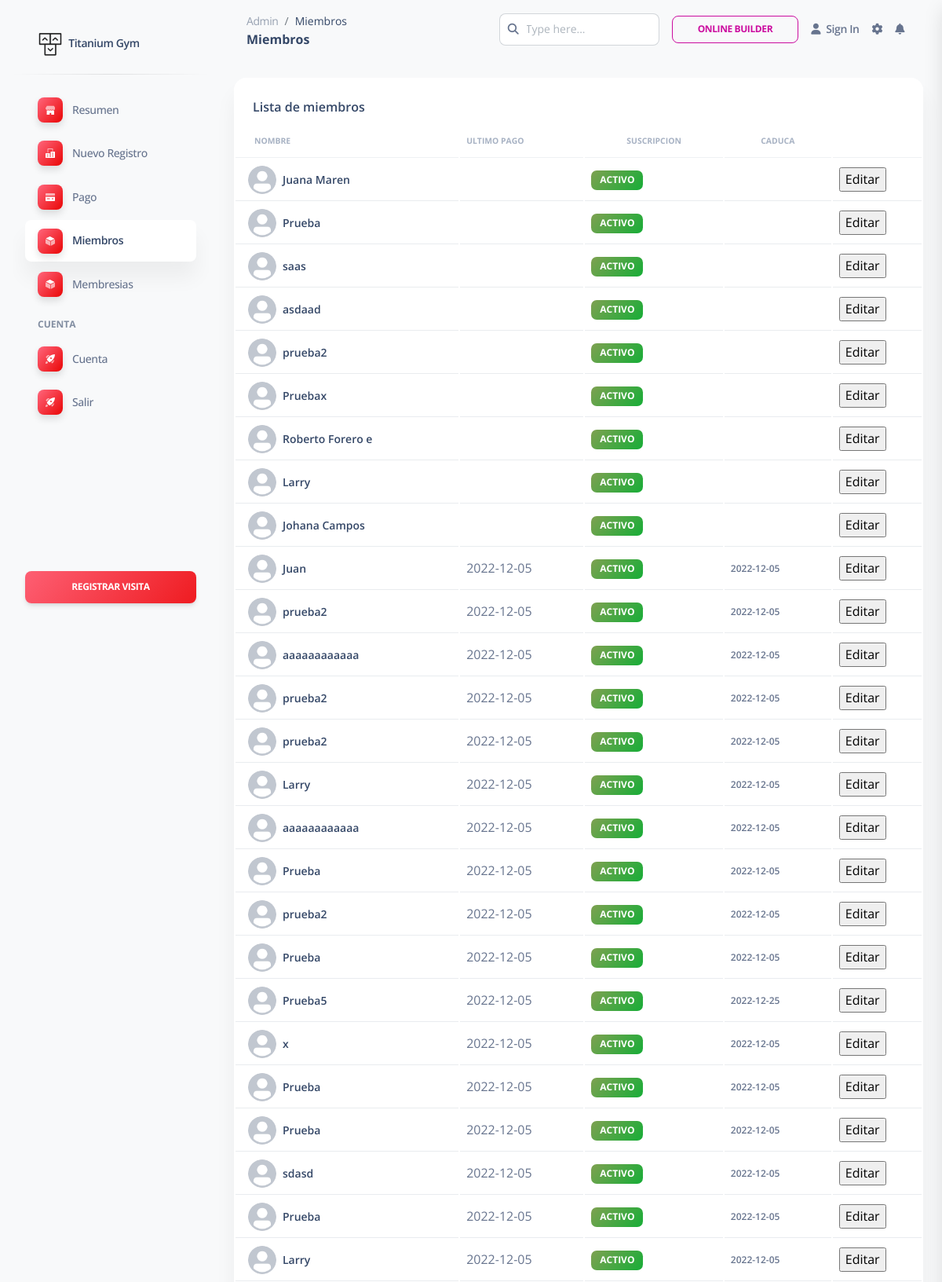
Page /dashboard/admin/table_view.php (signed in, upper part) on the committed database.
### tables this page shows
CREATE TABLE `users` (
  `userid` varchar(20) NOT NULL,
  `username` varchar(40) NOT NULL,
  `gender` varchar(8) NOT NULL,
  `dob` varchar(10) NOT NULL,
  `joining_date` varchar(10) NOT NULL
);

### dashboard/admin/table_view.php (the view, shortened to what this page needs)
<?php
require '../../include/db_conn.php';
?>
<!DOCTYPE html>
<html lang="es">
<head>
  <link href="../assets/css/nucleo-icons.css" rel="stylesheet" />
  <link href="../assets/css/nucleo-svg.css" rel="stylesheet" />
  <link href="../assets/css/nucleo-svg.css" rel="stylesheet" />
  <link id="pagestyle" href="../assets/css/soft-ui-dashboard.css?v=1.0.6" rel="stylesheet" />
</head>
<body class="g-sidenav-show  bg-gray-100">
  <?php $active = 'members'; include 'components/menu.php'; ?>
  <main class="main-content position-relative max-height-vh-100 h-100 border-radius-lg ">
    <?php $titlePage = 'Miembros'; include 'components/navbar.php'; ?>
    <div class="container-fluid py-4">
      <div class="row">
        <div class="col-12">
          <div class="card mb-4">
            <div class="card-header pb-0">
              <h6>Lista de miembros</h6>
            </div>
            <div class="card-body px-0 pt-0 pb-2">
              <div class="table-responsive p-0">
                <table class="table align-items-center mb-0">
                  <thead>
                    <tr>
                      <th class="text-uppercase text-secondary text-xxs font-weight-bolder opacity-7">Nombre</th>
                      <th class="text-uppercase text-secondary text-xxs font-weight-bolder opacity-7 ps-2">Ultimo Pago</th>
                      <th class="text-center text-uppercase text-secondary text-xxs font-weight-bolder opacity-7">Suscripcion</th>
                      <th class="text-center text-uppercase text-secondary text-xxs font-weight-bolder opacity-7">Caduca</th>
                      <th class="text-secondary opacity-7"></th>
                    </tr>
                  </thead>
                  <tbody>
				  <?php
							$query  = "select * from users ORDER BY joining_date";
							$result = mysqli_query($con, $query);
							if (mysqli_affected_rows($con) != 0) {
							    while ($row = mysqli_fetch_array($result, MYSQLI_ASSOC)) {
							        $uid   = $row['userid'];
											echo "<td>
                      <div class='d-flex px-2'>
                      <div>
                        <img class='avatar avatar-sm rounded-circle me-2' alt='spotify'>
                      </div>
                      <div class='my-auto'>
                        <h6 class='mb-0 text-sm'>". $row['username'] ." </h6>
                      </div>
                    </div>
                      </td>";
											echo "<td>" . $row['joining_date'] ."</td>";
							                echo "<td><span class='badge badge-sm bg-gradient-success'>Activo</span></td>";
											echo "<td><p class='text-xs font-weight-bold mb-0'>" . $row['dob'] . "</p></td>";
							                echo "<td><form action='edit_member.php' method='post'><input type='hidden' name='name' value='" . $uid . "'/><input type='submit' class='a1-btn a1-blue' id='button1' value='Editar' class='btn btn-info'/></form></td></tr>";
							            }
							}
						?>
                  </tbody>
                </table>
              </div>
            </div>
          </div>
        </div>
      </div>
    </div>
  </main>
</body>
</html>

### rows in the picture
users: username "Juana Maren"
users: username "Prueba"
users: username "saas"
users: username "asdaad"
users: username "prueba2"
users: username "Pruebax"
users: username "Roberto Forero e"
users: username "Larry"
users: username "Johana Campos"
users: username "Juan", joining_date "2022-12-05", dob "2022-12-05"
users: username "prueba2", joining_date "2022-12-05", dob "2022-12-05"
users: username "aaaaaaaaaaaa", joining_date "2022-12-05", dob "2022-12-05"
users: username "prueba2", joining_date "2022-12-05", dob "2022-12-05"
users: username "prueba2", joining_date "2022-12-05", dob "2022-12-05"
users: username "Larry", joining_date "2022-12-05", dob "2022-12-05"
users: username "aaaaaaaaaaaa", joining_date "2022-12-05", dob "2022-12-05"
users: username "Prueba", joining_date "2022-12-05", dob "2022-12-05"
users: username "prueba2", joining_date "2022-12-05", dob "2022-12-05"
users: username "Prueba", joining_date "2022-12-05", dob "2022-12-05"
users: username "Prueba5", joining_date "2022-12-05", dob "2022-12-25"
users: username "x", joining_date "2022-12-05", dob "2022-12-05"
users: username "Prueba", joining_date "2022-12-05", dob "2022-12-05"
users: username "Prueba", joining_date "2022-12-05", dob "2022-12-05"
users: username "sdasd", joining_date "2022-12-05", dob "2022-12-05"
users: username "Prueba", joining_date "2022-12-05", dob "2022-12-05"
users: username "Larry", joining_date "2022-12-05", dob "2022-12-05"

### other values in the picture
$_ENV["PAGE_NAME"] "Titanium Gym"
$titlePage "Miembros"
